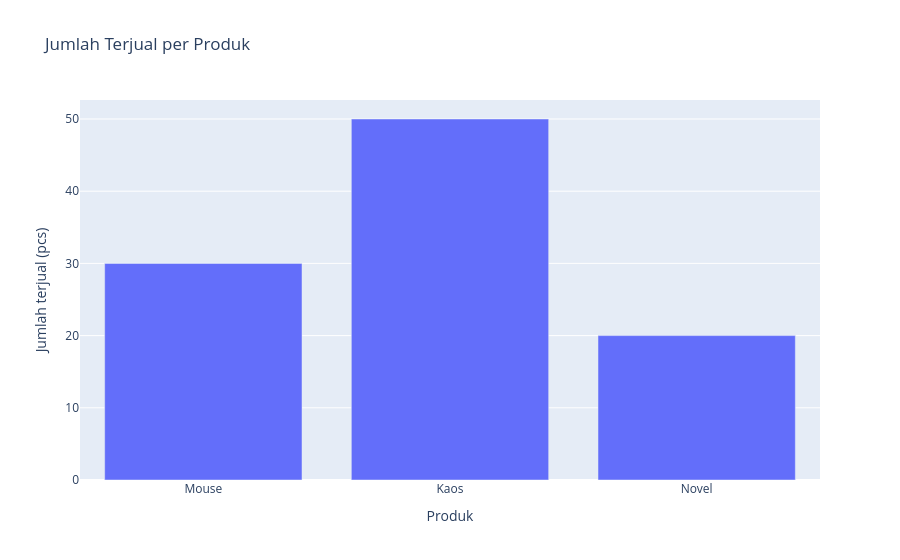

Here is the notebook cell this chart was saved with:
### Code cell
# Plotly: satu baris, judul dan label di dalam px, hasilnya interaktif
fig = px.bar(tabel, x="produk", y="terjual", title="Jumlah Terjual per Produk",
             labels={"produk": "Produk", "terjual": "Jumlah terjual (pcs)"})
fig.show()

### Figure 1 — Plotly figure (JSON) as saved in the notebook; plotly's stock layout.template omitted (floating-point values rounded to 4 significant figures)
{"data": [{"hovertemplate": "Produk=%{x}<br>Jumlah terjual (pcs)=%{y}<extra></extra>", "legendgroup": "", "marker": {"color": "#636efa", "pattern": {"shape": ""}}, "name": "", "orientation": "v", "showlegend": false, "textposition": "auto", "type": "bar", "x": ["Mouse", "Kaos", "Novel"], "xaxis": "x", "y": [30, 50, 20], "yaxis": "y"}], "layout": {"barmode": "relative", "legend": {"tracegroupgap": 0}, "title": {"text": "Jumlah Terjual per Produk"}, "xaxis": {"anchor": "y", "domain": [0, 1], "title": {"text": "Produk"}}, "yaxis": {"anchor": "x", "domain": [0, 1], "title": {"text": "Jumlah terjual (pcs)"}}}}
